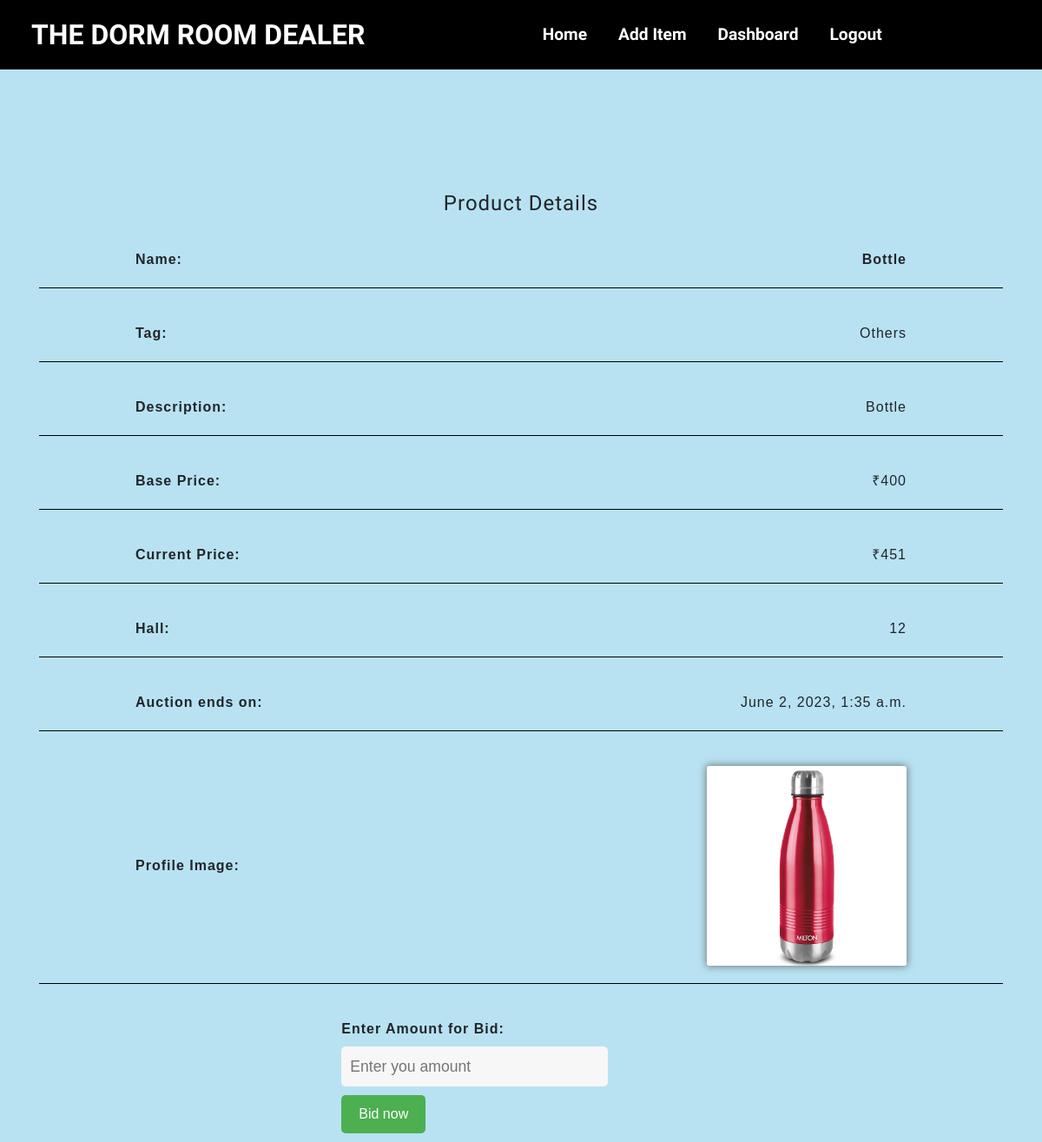
Page /items/biditem?id=8 (signed in) on the earlier database version.
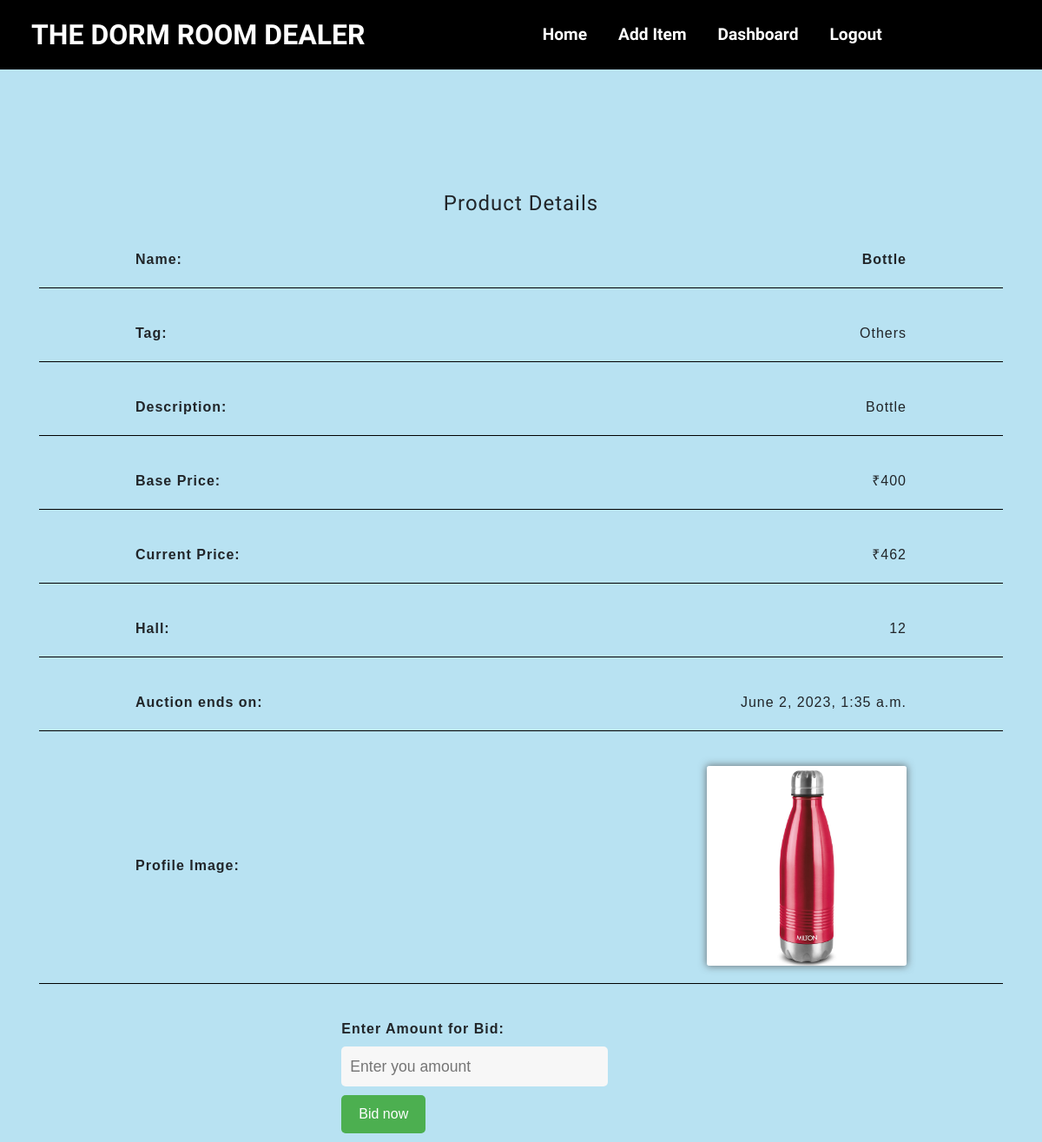
Same page on the later database version.
### items/models.py (models this page shows)
class Item(models.Model):
    name=models.CharField(max_length=25)
    profile=models.ImageField(upload_to='pics')
    img1=models.ImageField(upload_to='pics' ,null=True )
    img2=models.ImageField(upload_to='pics' ,null=True )
    description=models.TextField()
    location = models.IntegerField(null = True)
    basePrice=models.IntegerField()
    currentPrice=models.IntegerField()
    minBidPrice = models.IntegerField(null = True )
    tag=models.CharField(max_length=25)
    status=models.CharField(null=True,max_length=25)
    sold=models.CharField(max_length=10,default="unsold")
    ownermail = models.EmailField(unique=False)
    start_date = models.DateTimeField(null = False, default=datetime.now)
    end_date = models.DateTimeField(null=False, default=datetime.now)
    highest_bidder=models.IntegerField(null=True)
    sendwinmail = models.CharField(max_length=7,default="notSent")

### items/views.py (the view)
# urls.py: path('biditem',views.biditem,name="biditem"),
@login_required(login_url='login')
def biditem(request):
    id = request.GET['id']
    item = Item.objects.get(id=id)
    lstatus = "live"
    if item.status == lstatus:
        return render(request, "biditem.html", {'item': item})
    else:
        return redirect("home")

### templates/biditem.html (shortened to what this page needs)
{% extends 'base.html' %}
{% block content %}
<div class="container">
    <h4>Product Details</h4>
    <div class="row">
        <span class="label">Name:</span>
        <b>{{item.name}}</b>
    </div>
    <hr class="hr">
    <div class="row">
        <span class="label">Tag:</span>
        {{item.tag}}
    </div>
    <hr class="hr">
    <div class="row">
        <span class="label">Description:</span>
        {{item.description}}
    </div>
    <hr class="hr">
    <div class="row">
        <span class="label">Base Price:</span>
        ₹{{item.basePrice}}
    </div>
    <hr class="hr">
    <div class="row">
        <span class="label">Current Price:</span>
        ₹{{item.currentPrice}}
    </div>
    <hr class="hr">
    <div class="row">
        <span class="label">Hall:</span>
        {{item.location}}
    </div>
    <hr class="hr">
    <div class="row">
        <span class="label">Auction ends on:</span>
        {{item.end_date}}
    </div>
    <hr class="hr">
    <div class="row">
        <span class="label">Profile Image:</span>
        <img src="{{item.profile.url}}" class="image">
    </div>
    <hr class="hr">
    <form id="myForm" action="successfullBid">
        <div class="row">
            <label class="label">Enter Amount for Bid:</label>
            <input type="number" name="bidrs" class="field" placeholder="Enter you amount" min={{item.currentPrice}}
                max="100000">
            <input type="submit" class="btt" id="bid-button" value="Bid now" onClick="confirmSubmit(event)">
        </div>
    </form>
</div>
{% endblock %}

Differences in the rows shown:
changed Item "Bottle": currentPrice "451" → "462"
